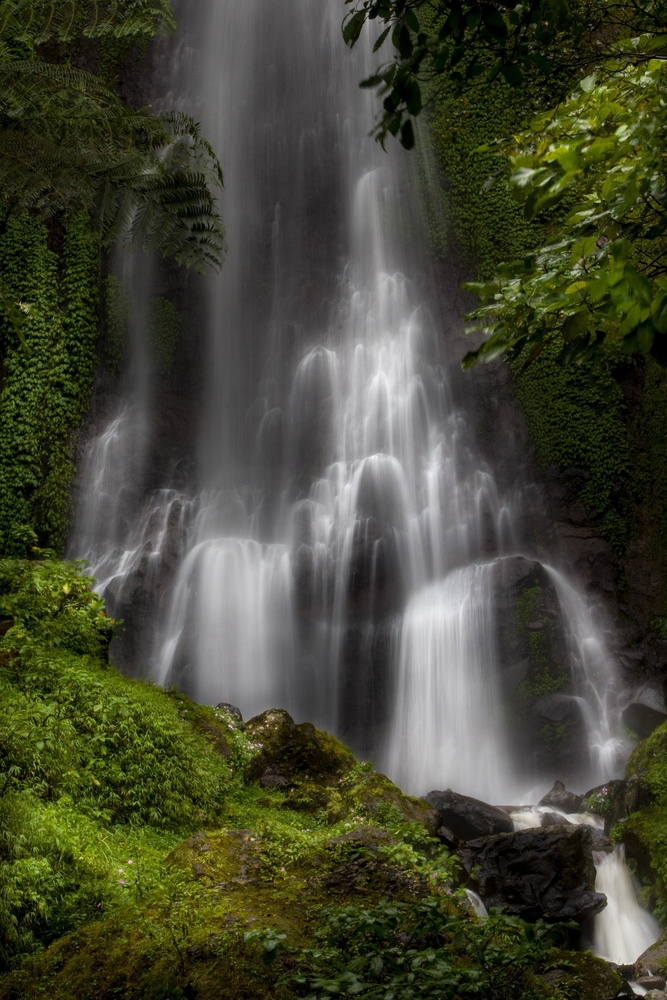
#> input picture OpenCVPracticals-Vijet/images/sample.jpg, 667 x 1000 px, shrunk from 1280 x 1920 before the run
$ python 09_morphology.py
#> lines starting #> are read from the running program, lines starting #| are printed output that depends on the picture
import cv2
import numpy as np

img=cv2.imread("images/sample.jpg",0)
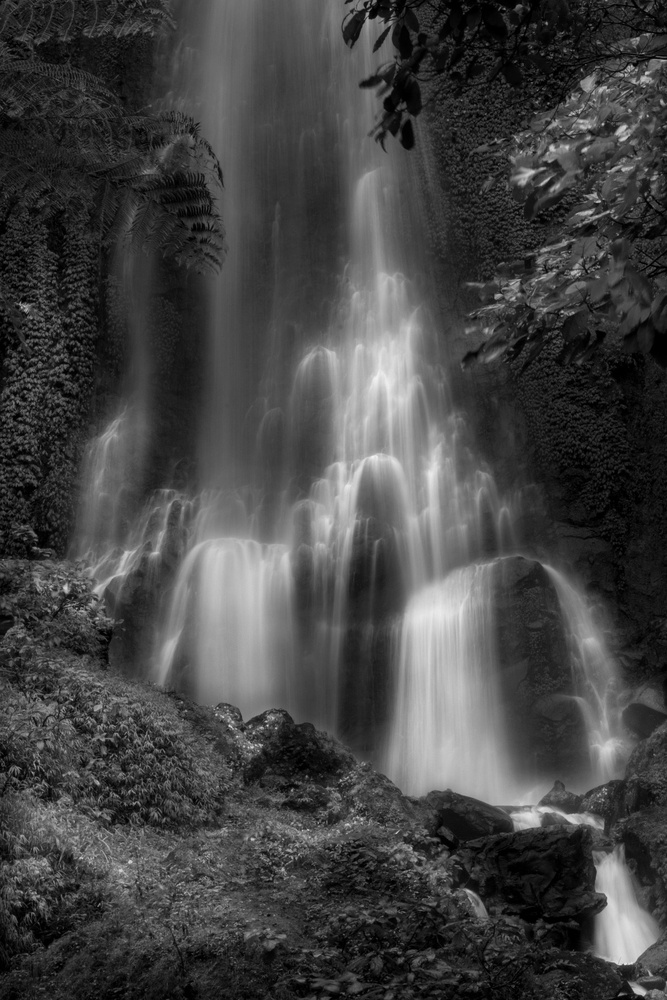
#> img: shape (1000, 667); min 0, max 242, mean 67.7

kernel=np.ones((5,5),np.uint8)

tophat=cv2.morphologyEx(img,cv2.MORPH_TOPHAT,kernel)
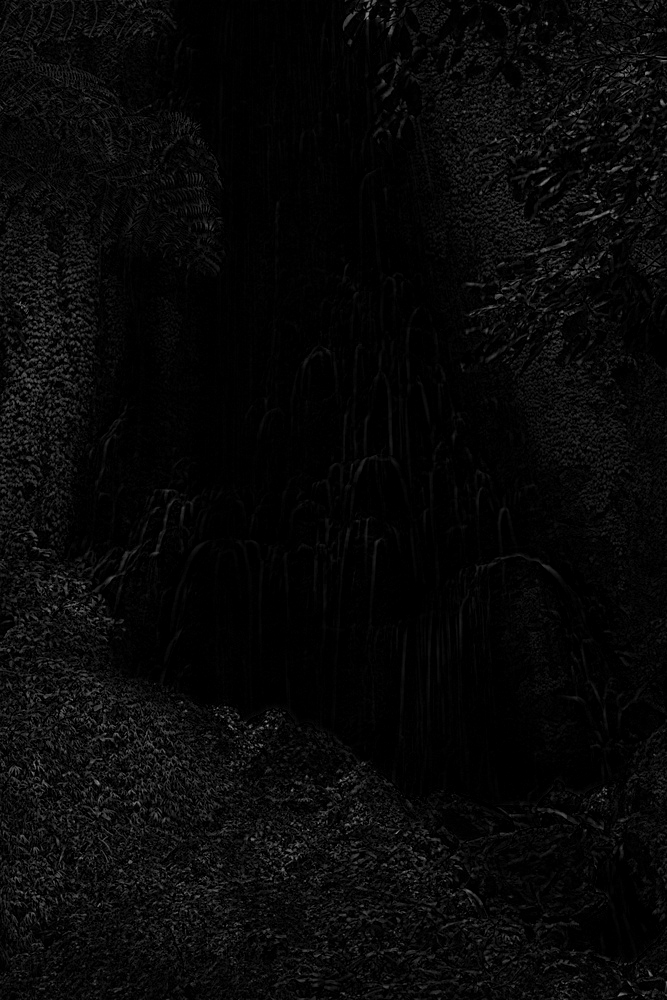
#> tophat: shape (1000, 667); min 0, max 154, mean 8.2

blackhat=cv2.morphologyEx(img,cv2.MORPH_BLACKHAT,kernel)
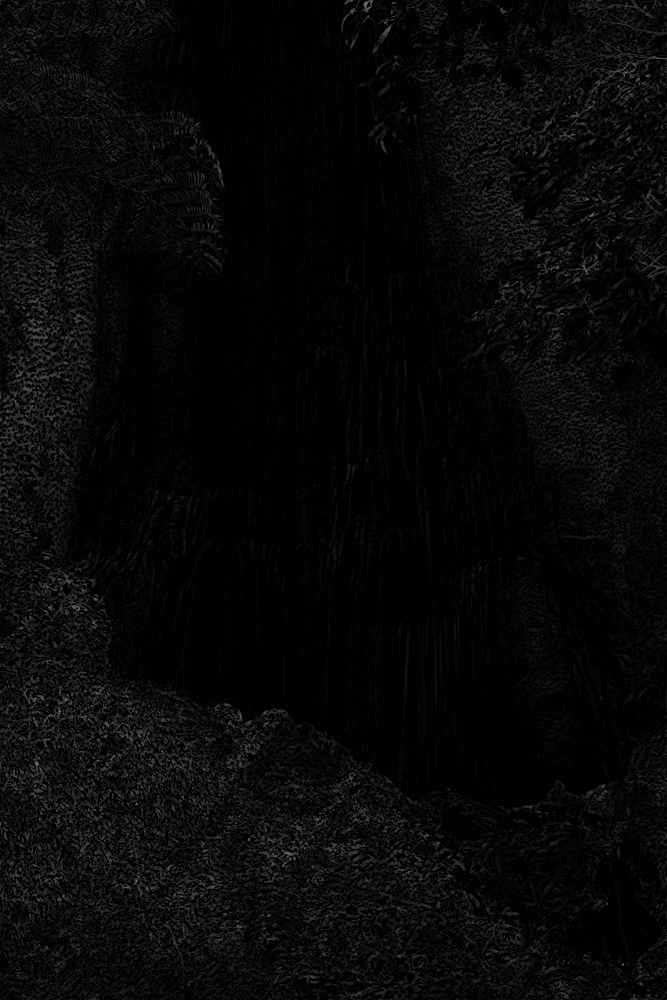
#> blackhat: shape (1000, 667); min 0, max 127, mean 8

cv2.imshow("TopHat",tophat)
cv2.imshow("BlackHat",blackhat)

cv2.waitKey(0)
cv2.destroyAllWindows()
